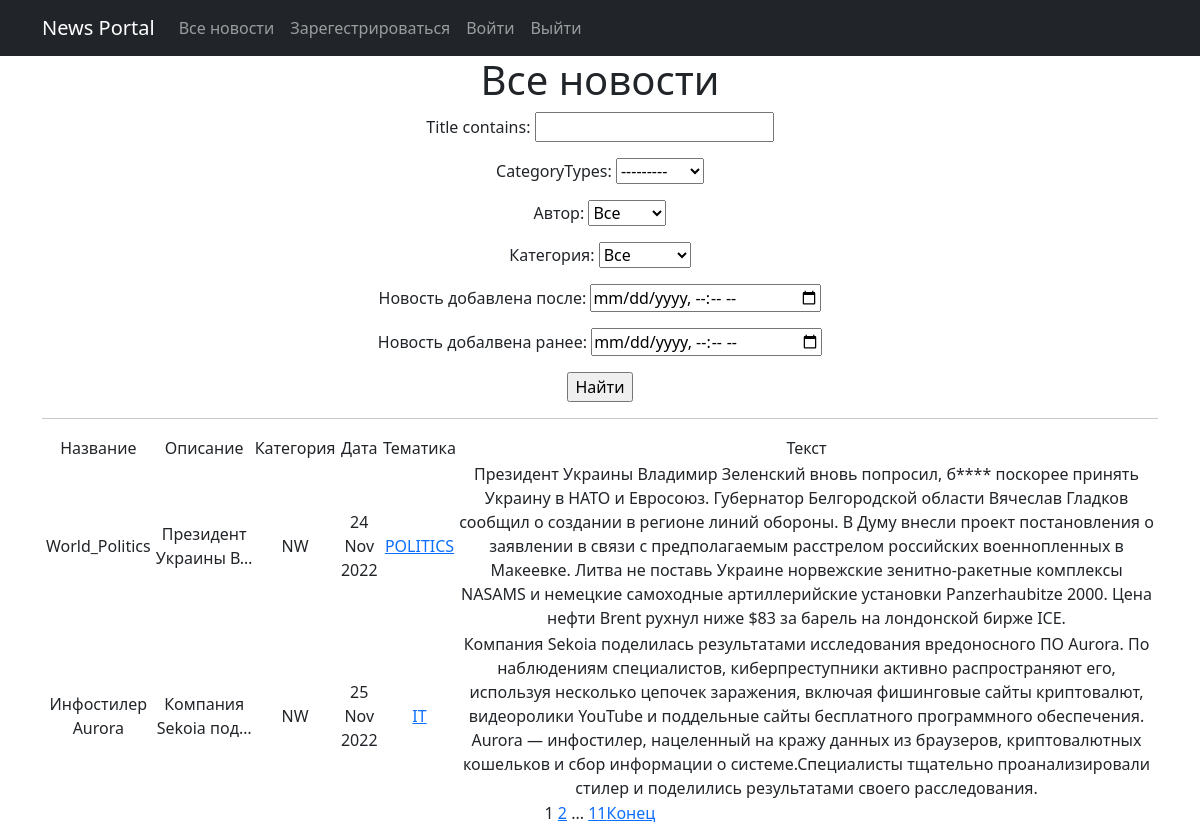
Page /news/ on the committed database.
### news/models.py (models this page shows, shortened)
class Post(models.Model):
    author = models.ForeignKey(Author, on_delete=models.CASCADE)
    ARTICLE = "AR"
    NEWS = "NW"
    CATEGORY_CHOICES = (
        (ARTICLE, "Статья"),
        (NEWS, "Новость")
    )
    categoryTypes = models.CharField(max_length=2, choices=CATEGORY_CHOICES, default=ARTICLE)
    dateCreation = models.DateTimeField(auto_now_add=True)
    title = models.CharField(max_length=256)
    text = models.TextField()
    rating = models.IntegerField(default=0)
    category = models.ManyToManyField(Category, through='PostCategory')

class Category(models.Model):
    name = models.CharField(max_length=64, unique=True)
    subscribers = models.ManyToManyField(User, related_name='categories')
    def __str__(self):
        return self.name

### news/views.py (the view)
# urls.py: path('', PostList.as_view(), name='post_list'),
class PostList(ListView):
    model = Post
    ordering = '-rating'
    template_name = 'news.html'
    context_object_name = 'news'
    paginate_by = 2
    def get_queryset(self):
        queryset = super().get_queryset()
        self.filterset = PostFilter(self.request.GET, queryset)
        return self.filterset.qs
    def get_context_data(self, **kwargs):
        context = super().get_context_data(**kwargs)
        context['filterset'] = self.filterset
        return context

### news/models.py (called while the page is built)
    def __str__(self):
        return self.authorUser.username

### news/templatetags/custom_filters.py (called while the page is built)
@register.filter()
def censor(value):
    if not isinstance(value, str):
        raise TypeError(f"unresolved type '{type(value)}' expected type 'str'")
    for word in value.split():
        if word.lower() in censor_list:
            value = value.replace(word, f"{word[0]}{'*' * (len(word) - 1)}")
    return value

### news/templatetags/custom_tags.py (called while the page is built)
@register.simple_tag(takes_context=True)
def url_replace(context, **kwargs):
    d = context['request'].GET.copy()
    for k, v in kwargs.items():
        d[k] = v
    return d.urlencode()

### news/templates/news.html (shortened to what this page needs)
{% extends 'flatpages/default.html' %}
{% load custom_filters %}
{% load custom_tags %}
{% block content %}
   <h1>Все новости</h1>
   <form action="" method="get">
       {{ filterset.form.as_p }}
       <input type="submit" value="Найти" />
   </form>
   <hr>
   {% if news %}
       <table>
           <tr>
               <td>Название</td>
               <td>Описание</td>
               <td>Категория</td>
               <td>Дата</td>
               <td>Тематика</td>
               <td>Текст</td>
           </tr>
           {% for post in news %}
           <tr>
               <td>{{ post.title }}</td>
               <td><div align = "center">{{ post.text|truncatechars:20 }}</div></td>
               <td>{{ post.categoryTypes}}</td>
               <td>{{ post.dateCreation|date:'d M Y' }}</td>
               <td>{{ category}}
                   {% for category in post.category.all %}
                    <a href="{% url 'category_list' pk=category.id%}">{{ category }}</a>
                    {% endfor %}
               </td>
               <td>{{ post.text|censor}}</td>
               <td>
               </td>
           </tr>
           {% endfor %}
       </table>
   {% else %}
       <h2>Новостей нет!</h2>
   {% endif %}
    {{ page_obj.number }}
   {% if page_obj.has_next %}
       <a href="?{% url_replace page=page_obj.next_page_number %}">{{ page_obj.next_page_number }}</a>
       {% if paginator.num_pages != page_obj.next_page_number %}
           ...
           <a href="?{% url_replace page=page_obj.paginator.num_pages %}">{{ page_obj.paginator.num_pages }}Конец</a>
       {% endif %}
   {% endif %}
{% endblock content %}

### news/templates/flatpages/default.html (shortened to what this page needs)
<!DOCTYPE html>
<html lang="en">
    <head>
        {% load static %}
        <link href="{% static 'css/styles.css' %}" rel="stylesheet" />
    </head>
    <body>
       <nav class="navbar navbar-expand-lg navbar-dark bg-dark static-top">
   <div class="container">
       <a class="navbar-brand" href="#">News Portal</a>
       <div class="collapse navbar-collapse" id="navbarResponsive">
           <ul class="navbar-nav ml-auto">
               <li class="nav-item">
                   <a class="nav-link" href="/news/">Все новости</a>
               </li>
               <li class="nav-item">
                   <a class="nav-link" href="/accounts/signup">Зарегестрироваться</a>
               </li>
               <li class="nav-item">
                   <a class="nav-link" href="/accounts/login">Войти</a>
               </li>
               <li class="nav-item">
                   <a class="nav-link" href="/accounts/logout">Выйти</a>
               </li>
           </ul>
       </div>
   </div>
</nav>
    <div class="container">
   <div class="row">
       <div class="col-lg-12 text-center">
           {% block content %}{% endblock content %}
       </div>
   </div>
</div>
    </body>
</html>

### rows in the picture
Post: title "World_Politics", text "Президент Украины В…", categoryTypes "NW", dateCreation "24 Nov 2022", text|censor "Президент Украины Владимир Зеленский вновь попросил, б**** поскорее принять Украину в НАТО и Евросоюз. Губернатор Белгородской области Вячеслав Гладков сообщил о создании в регионе линий обороны. В Думу внесли проект постановления о заявлении в связи с предполагаемым расстрелом российских военнопленных в Макеевке. Литва не поставь Украине норвежские зенитно-ракетные комплексы NASAMS и немецкие самоходные артиллерийские установки Panzerhaubitze 2000. Цена нефти Brent рухнул ниже $83 за барель на лондонской бирже ICE."
Category: name "POLITICS"
Post: title "Инфостилер Aurora", text "Компания Sekoia под…", categoryTypes "NW", dateCreation "25 Nov 2022", text|censor "Компания Sekoia поделилась результатами исследования вредоносного ПО Aurora. По наблюдениям специалистов, киберпреступники активно распространяют его, используя несколько цепочек заражения, включая фишинговые сайты криптовалют, видеоролики YouTube и поддельные сайты бесплатного программного обеспечения. Aurora — инфостилер, нацеленный на кражу данных из браузеров, криптовалютных кошельков и сбор информации о системе.Специалисты тщательно проанализировали стилер и поделились результатами своего расследования."
Category: name "IT"

### other values in the picture
{{ page_obj.number }} "1"
{{ page_obj.next_page_number }} "2"
{{ page_obj.paginator.num_pages }} "11"
